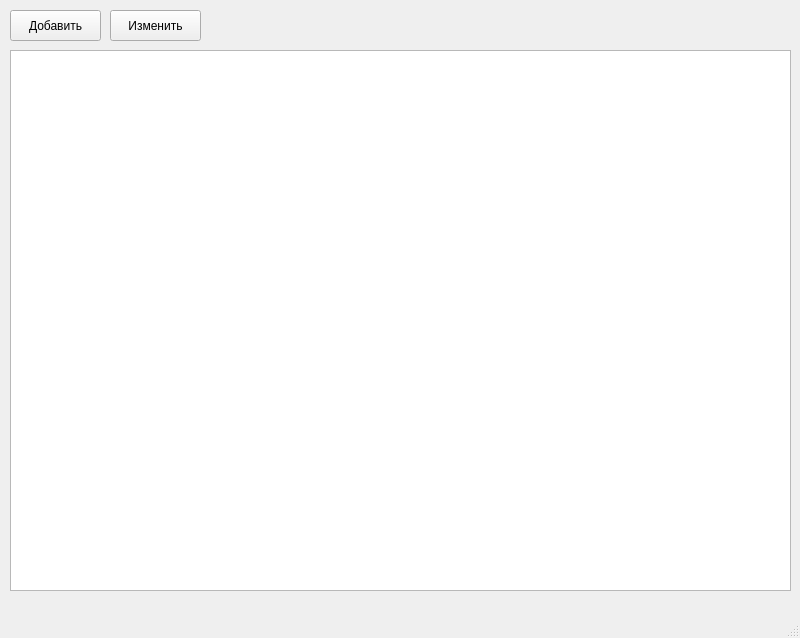
<?xml version="1.0" encoding="UTF-8"?>
<ui version="4.0">
 <class>MainWindow</class>
 <widget class="QMainWindow" name="MainWindow">
  <property name="geometry">
   <rect>
    <x>0</x>
    <y>0</y>
    <width>800</width>
    <height>638</height>
   </rect>
  </property>
  <property name="windowTitle">
   <string>Coffee</string>
  </property>
  <widget class="QWidget" name="centralwidget">
   <widget class="QTableWidget" name="tableWidget">
    <property name="geometry">
     <rect>
      <x>10</x>
      <y>50</y>
      <width>781</width>
      <height>541</height>
     </rect>
    </property>
   </widget>
   <widget class="QPushButton" name="pushButton">
    <property name="geometry">
     <rect>
      <x>10</x>
      <y>10</y>
      <width>91</width>
      <height>31</height>
     </rect>
    </property>
    <property name="text">
     <string>Добавить</string>
    </property>
   </widget>
   <widget class="QPushButton" name="pushButton_2">
    <property name="geometry">
     <rect>
      <x>110</x>
      <y>10</y>
      <width>91</width>
      <height>31</height>
     </rect>
    </property>
    <property name="text">
     <string>Изменить</string>
    </property>
   </widget>
  </widget>
  <widget class="QStatusBar" name="statusBar"/>
 </widget>
 <resources/>
 <connections/>
</ui>
